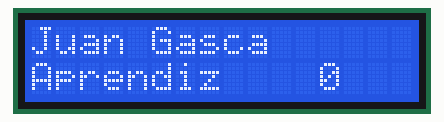
Simulated run of this program. Board: ESP32 board running MicroPython. On the bench: 16×2 character LCD. Library files of the repository ran but are not shown: lcd_api.py, i2c_lcd.py.

Above: at 0.5 s.
At 5.6 s:
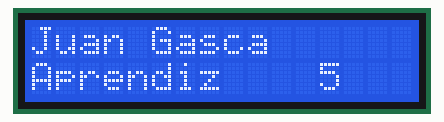
At 11.8 s:
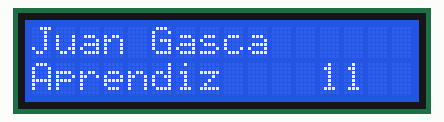
At 17.0 s:
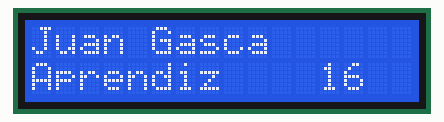
At 22.5 s:
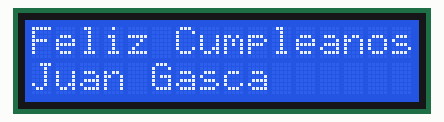
At 38.2 s:
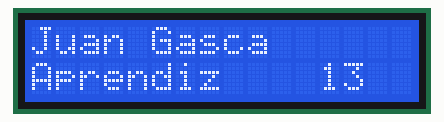

The program:

main.py
```python
"""
En primer lugar, se importa la clase SoftI2C y Pin del módulo de la máquina.
Además, se importa LcdApi de la biblioteca lcd_api  para cargar
en la ESP32 e I2clcd de la biblioteca i2c_lcd.
"""
import machine
from machine import Pin, SoftI2C
from lcd_api import LcdApi
from i2c_lcd import I2cLcd
import time

I2C_ADDR = 0x27 #the address of your LCD I2C device
#specify the number of rows and columns on the screen,
#in our case, we are using a LDC 16x2
totalRows = 2
totalColumns = 16

#initialize the SoftI2C method for ESP32 by giving it three arguments.
i2c = SoftI2C(scl=Pin(22), sda=Pin(21), freq=10000)

#This line is used to initialize the I2C connection for the library by creating an 'lcd' object.
lcd = I2cLcd(i2c, I2C_ADDR, totalRows, totalColumns)

while True:
    lcd.clear() #Erase all characters or anything written on the screen
    lcd.move_to(0,0) #Move to position based on row and col values
    lcd.putstr("Juan Gasca") # Send a string of characters to the screen
    lcd.move_to(0,1)
    lcd.putstr("Aprendiz")
    for i in range(21): #for loop to count for age
        lcd.move_to(12,1) #Move to position based on row and col values
        #Converts an integer value to a character string to display on the screen
        lcd.putstr(str(i))
        time.sleep(1) #time to show

    lcd.clear() #Erase all characteres before
    lcd.move_to(0,0) #Move to position initial of LCD
    lcd.putstr("Feliz Cumpleanos") #Send a string of characters to the screen
    lcd.move_to(0,1) #Move to position initial of LCD but in the second row
    lcd.putstr("Juan Gasca") #Send a string of characters to the screen
    time.sleep(2) #time to show
    
```

Measured:
- what the display in image 0 shows lasts 1.1 s, from 0.4 s to 1.5 s
- what the display in image 4 shows lasts 2.0 s, from 22.5 s to 24.5 s
